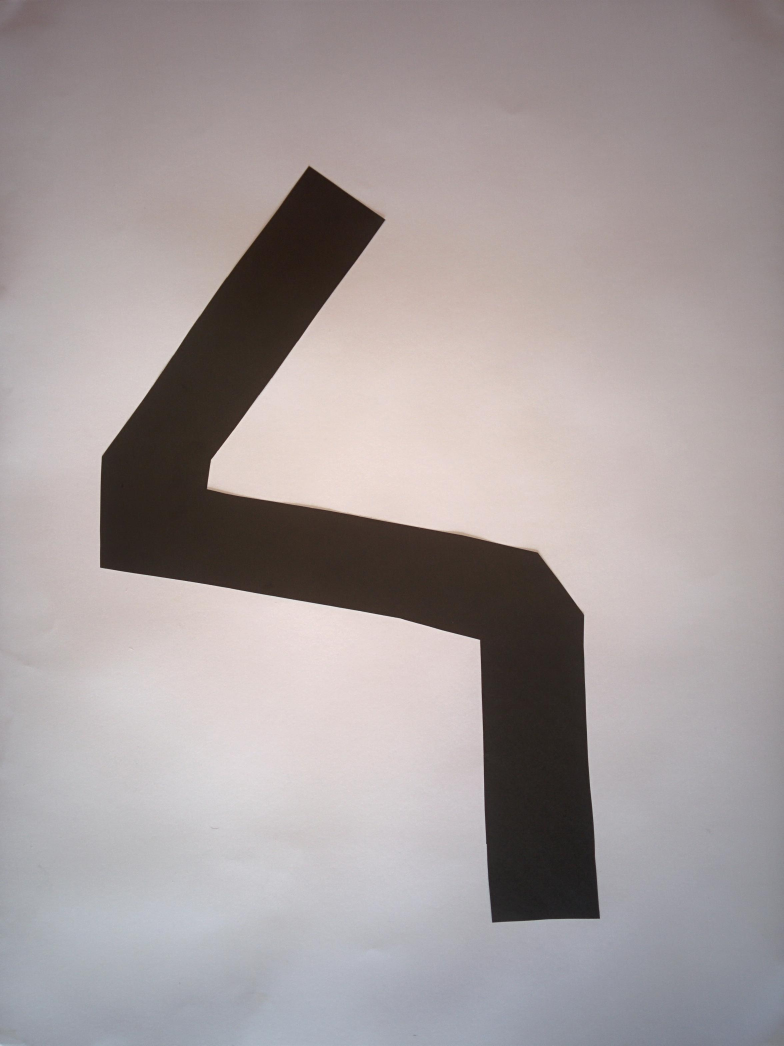
//> input picture imagem.jpg, 2350 x 3138 px (shown at 1/3 size)
$ ./main   (built with g++ and OpenCV 4)
//> lines starting //> are read from the running program, lines starting //| are printed output that depends on the picture; after the words box and inside, x2 and y2 are one past the last pixel; in counts of white or black regions, pixels touching at a corner belong together
### structs.h
#ifndef MOVPORIMG_STRUCTS_H
#define MOVPORIMG_STRUCTS_H

#include <string>

struct ponto {
	double x;
	double y;
	double z;
};

struct comando {
	std::string cmd;
	int pos;
	double x;
	double y;
	double z;
};

#endif //MOVPORIMG_STRUCTS_H

### main.cpp
#include <iostream>
#include <string>
#include <iomanip>
#include <sstream>
#include <fstream>
#include "opencv2/core/core.hpp"
#include "opencv2/imgproc/imgproc.hpp"
#include "opencv2/highgui/highgui.hpp"
#include "structs.h"

using namespace cv;
using namespace std;

double im_max_y,im_max_x;
double real_max_x, real_max_y;

void print_img(const Mat &img);
void output_file(vector<vector<comando> > comandos, int num);
string format_float(double val);
string format_int(int val);
ponto get_pos(ponto p);

int main(int argc, const char * argv[]) {

    Mat image= imread("imagem.jpg");
//> image is the input picture: 3138 rows x 2350 cols, CV_8UC3; mean B, G, R 156.6, 156.2, 164.9
    if (!image.data) {
        std::cout << "Imagem não encontrada\n";
        return 1;
    }

//	Aplica filtros
    cv::cvtColor(image, image, CV_BGR2GRAY);
//> image: 3138 rows x 2350 cols, CV_8UC1
	imwrite("imagem_cinza.jpg",image);
    cv::threshold(image, image, 100, 255, CV_THRESH_BINARY);
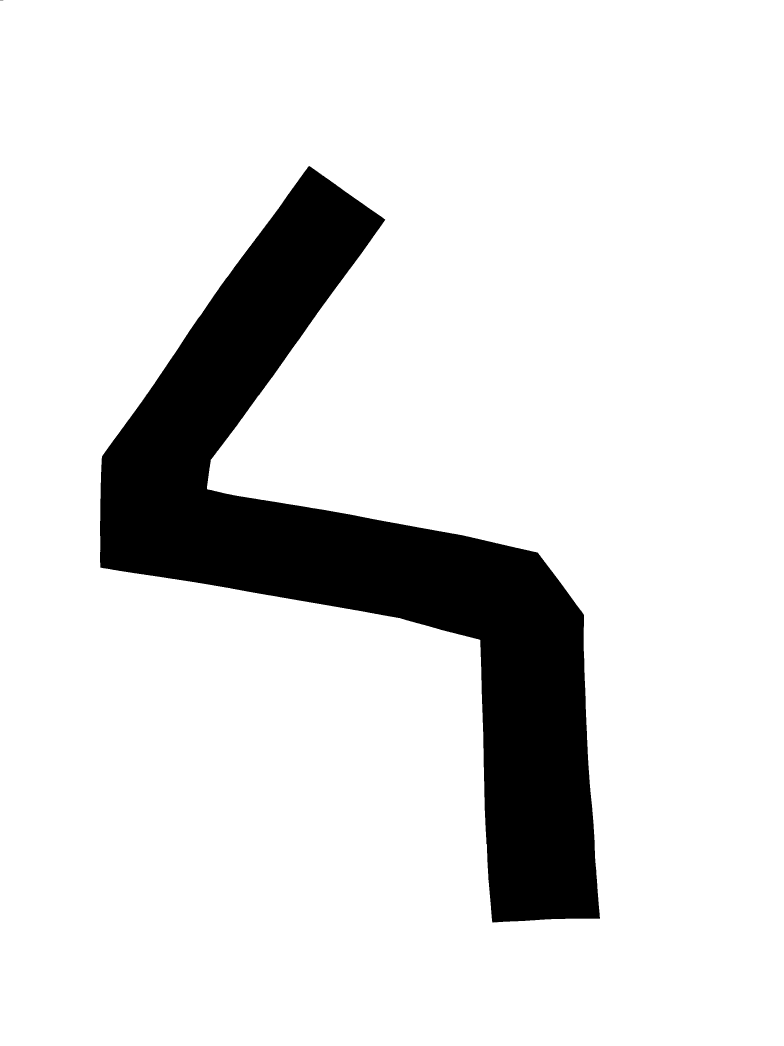
//> image: 3138 rows x 2350 cols, CV_8UC1 (shown at 1/3 size); 87% white; 2 black regions (1 under 20 px)
	imwrite("imagem_thresh.jpg",image);

	print_img(image);

//	Encontra contornos e armazena os pontos em 'contornos' e a imagem em 'contourOutput'
    vector<vector<Point> > contornos;
    cv::Mat contourOutput = image.clone();
    cv::findContours(contourOutput, contornos, CV_RETR_LIST, CV_CHAIN_APPROX_NONE );
//> contornos = 2 contours; box (x1, y1, x2, y2) and area: (0, 0, 2350, 3138) 7368804, (299, 497, 1801, 2769) 963574

    cout << "Num de contornos: " << contornos.size() << endl;
//| Num de contornos: 2

	im_max_x = image.size().width;
//> im_max_x = 2350
	cout<<"max x: "<<im_max_x<<endl;
//| max x: 2350
	im_max_y = image.size().height;
//> im_max_y = 3138
	cout<<"max y: "<<im_max_y<<endl;
//| max y: 3138

	real_max_x = 660.325;
	real_max_y = 501.800;

	int num = 0;
	vector<vector<comando> > cmds;
	for (size_t i = 0; i < contornos.size(); i++) {
        approxPolyDP(contornos.at(i),contornos.at(i),2,1);

        cout << "Contorno " << i << ", " << contornos.at(i).size() << " pontos:" << endl;

//		Desenha contorno
		Mat contourImage(image.size(), CV_8UC3, cv::Scalar(255,255,255));
		drawContours(contourImage, contornos, i, Scalar(0, 0, 255),3);
		print_img(contourImage);
		if(i == 0) imwrite("contorno.jpg",contourImage);

		cout << "Incluir Contorno? [s/n]" << endl;
		string resp;
		cin >> resp;

//		Inclui caso desejado
		if(resp == "s" || resp == "sim") {
			vector<comando> vec;
			vec.push_back({"MOVL",num++,real_max_x/2,real_max_y/2,214.789});
			for (int j = 0; j < contornos.at(i).size(); j++){
				Point p = contornos.at(i).at(j);
				ponto p_real = get_pos({p.x,p.y,15.173});

				cout << "x: "<< contornos.at(i).at(j).x << ", y: " << contornos.at(i).at(j).y<< endl;
				vec.push_back({"MOVL",num++,p_real.x,p_real.y,p_real.z});
			}

//			Adiciona o primeiro ponto no final dos comandos para fechar a curva
			Point p = contornos.at(i).at(0);
			ponto primeiro = get_pos({p.x,p.y,15.173});
			vec.push_back({"MOVL",num++,primeiro.x,primeiro.y,primeiro.z});

			cmds.push_back(vec);
		}
    }
//> this loop made 2 passes; the answer given on pass 1: imagem.jpg
//| Contorno 0, 32 pontos:
//| Incluir Contorno? [s/n]
//| Contorno 1, 4 pontos:
//| Incluir Contorno? [s/n]
//> pass 1, in print_img (call 2), `imshow("Imagem", img);`:
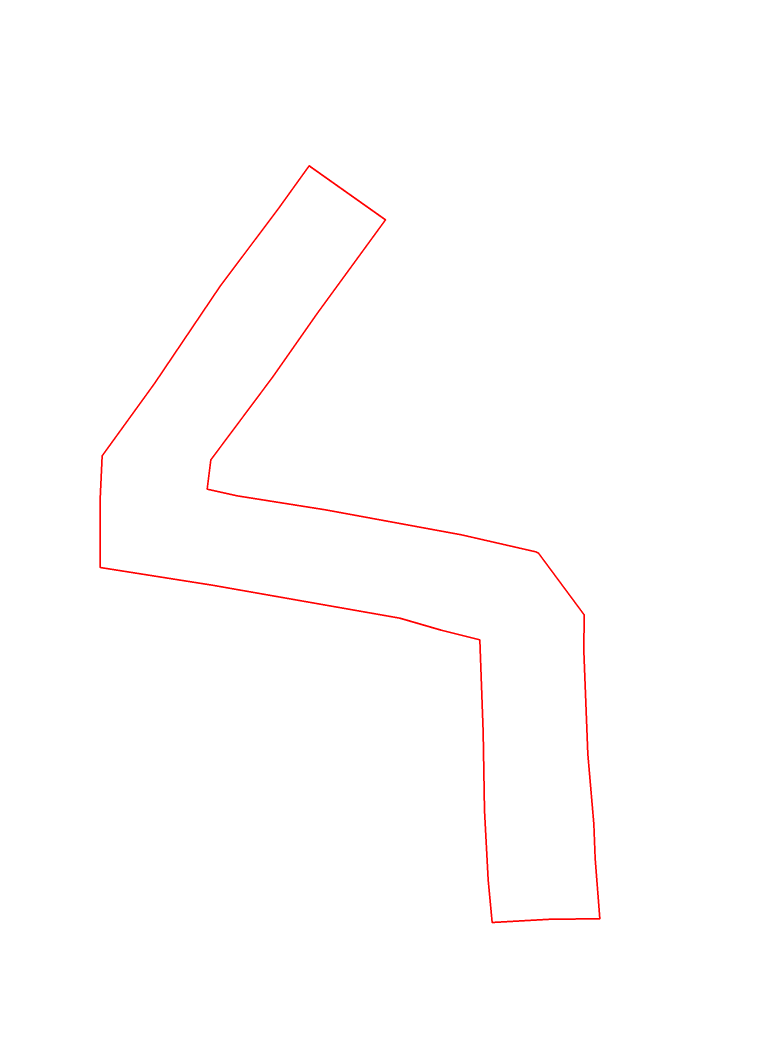
//> window 'Imagem': 3138 rows x 2350 cols, CV_8UC3 (shown at 1/3 size); mean B, G, R 253.8, 253.8, 255
//> pass 2, in print_img (call 3), `imshow("Imagem", img);`:
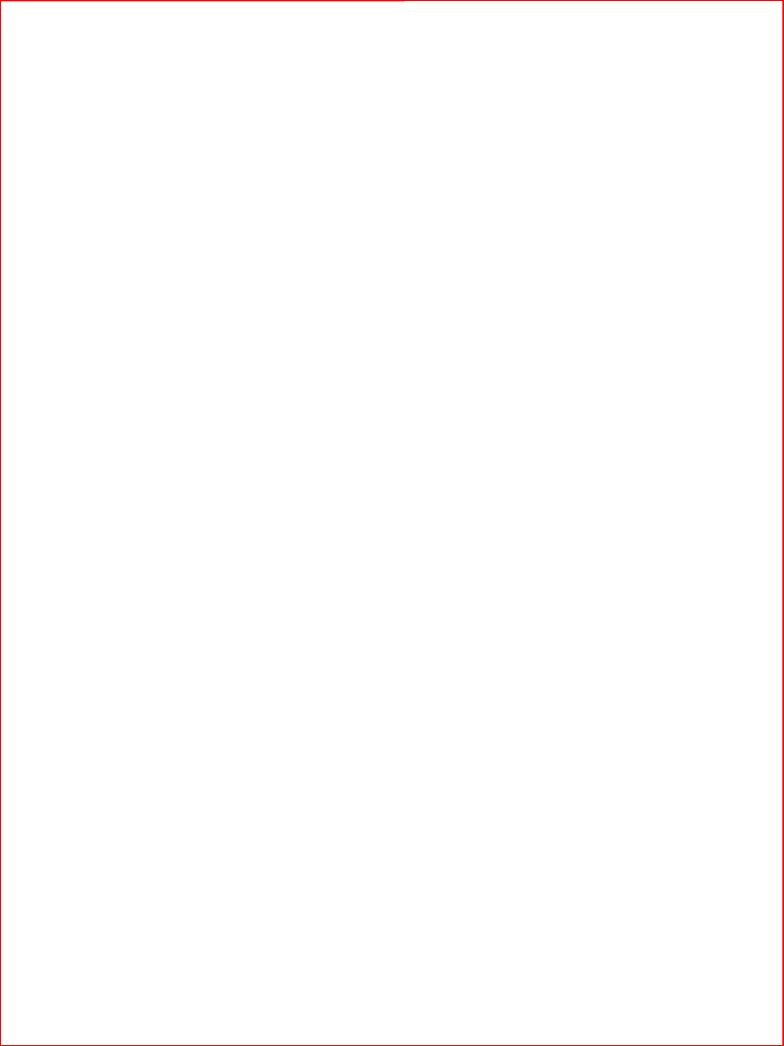
//> window 'Imagem': 3138 rows x 2350 cols, CV_8UC3 (shown at 1/3 size); mean B, G, R 253.8, 253.8, 255
//> after the loop, num = 0; cmds = 0 items

	vector<comando> vec;
	vec.push_back({"MOVL",num++,real_max_x/2,real_max_y/2,214.789});
//> vec = 1 item; num = 1
	cmds.push_back(vec);
//> cmds = 1 item

	output_file(cmds,num);

    return 0;
}

ponto get_pos(ponto p){
	return {real_max_x-p.y*(real_max_x/im_max_y),real_max_y-p.x*(real_max_y/im_max_x),p.z};
}

void output_file(vector<vector<comando> > comandos, int num){
//> called with num = 1
	string arquivo;
	arquivo += "/JOB\r\n";
	arquivo += "//NAME MOV_IMG\r\n";
	arquivo += "//POS\r\n";
	stringstream ss;
	ss << num;
	arquivo += "///NPOS "+ss.str()+",0,0,0,0,0\r\n";
	arquivo += "///TOOL 1\r\n";
	arquivo += "///USER 10\r\n";
	arquivo += "///POSTYPE USER\r\n";
	arquivo += "///RECTAN\r\n";
	arquivo += "///RCONF 0,0,0,0,0,0,0,0\r\n";

	for (int i = 0; i < comandos.size(); ++i) {
		for (int j = 0; j < comandos.at(i).size(); ++j) {
			comando cmd_atual = comandos.at(i).at(j);

			arquivo += "C"+format_int(cmd_atual.pos)+"=";

			arquivo += format_float(cmd_atual.x)+",";
			arquivo += format_float(cmd_atual.y)+",";
			arquivo += format_float(cmd_atual.z)+",";
			arquivo += "179.5565,0.1831,0.3047\r\n";
		}
	}
//> this loop made 1 pass
	arquivo += "//INST\r\n";
	arquivo += "///DATE 2017/14/12 09:00\r\n";
	arquivo += "///ATTR SC,RW,RJ\r\n";
	arquivo += "///GROUP1 RB1\r\n";
	arquivo += "NOP\r\n";
	for (int i = 0; i < comandos.size(); ++i) {
		for (int j = 0; j < comandos.at(i).size(); ++j) {
			comando cmd_atual = comandos.at(i).at(j);

			arquivo += cmd_atual.cmd+' ';
			arquivo += "C"+format_int(cmd_atual.pos)+" ";
			arquivo += "V=41.7\r\n";
		}
	}
	arquivo += "END\r\n";

	ofstream file;
	file.open("OUTPUT.JBI");
	file << arquivo;
	file.close();
}

string format_float(double val) {
	stringstream stream;
	stream << fixed << setprecision(3) << val;
	return stream.str();
}

string format_int(int val){
	ostringstream ss;
	ss << std::setw(5) << setfill('0') << val;
	return ss.str();
}

void print_img(const Mat &img) {
	namedWindow("Imagem", WINDOW_NORMAL);
	imshow("Imagem", img);
	resizeWindow("Imagem", 600, 600);
	waitKey(0);
}
